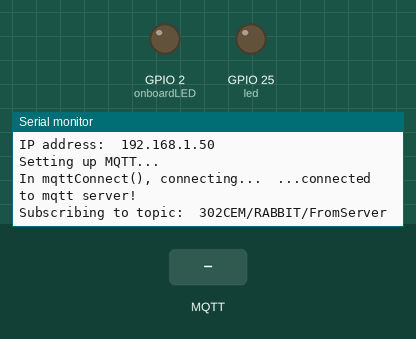
Simulated run of this program. Board: ESP32. Parts: output pins drawn as LEDs (lit = HIGH), the last lines printed to the serial monitor. The test bench sets the inputs (shaded band). WiFi joins after 1.5 s; servers stay silent unless stated; no MQTT or app messages arrive unless stated.

Above: at 2.7 s.
2.8 s: MQTT message "light" arrives on the first subscribed topic
At 3.9 s:
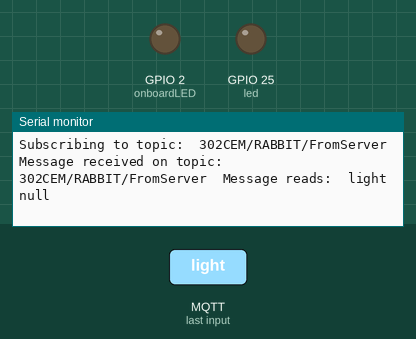
4.3 s: MQTT message "1" arrives on the first subscribed topic
At 4.9 s:
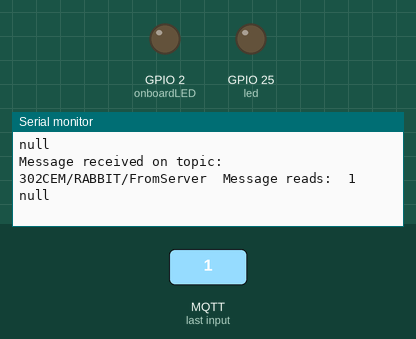
6.5 s: MQTT message "on" arrives on the first subscribed topic
At 7.9 s:
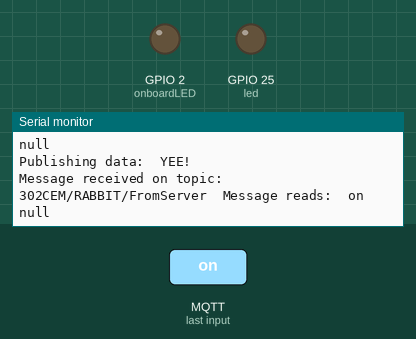

The program:

main.cpp
```cpp
// Chris Bass - Coventry University
// 13/04/2019
// Secure encrypted MQTT with TLS/SSL using the ESP32 esp32doit-devkit-v1
// main.cpp
// This program provides an example of sending and receiving data via the MQTT publish-subscribe protocol

#include <Arduino.h>
#include <ArduinoJson.h>
#include <analogWrite.h>

#include <WiFi.h>
#include <WiFiClientSecure.h>
#include <PubSubClient.h>

#include "mqttcert.h"


int led = 25;
int sensor = 33;
String dataToSend;
int sensorval = 0;
int valueReturned;
int val = 0;
//int valueRecieved;


//int valueToReturn();
//String functionToReturnValStatus();


WiFiClientSecure espClient;
PubSubClient mqttClient(espClient);

long lastMsgTimer = 0;
const int onboardLED = 2; // GPIO2 (D2) on the DOIT-ESP32-DevKitV1
const int LEDLightPort = 32;

// The receivedCallback() function will be invoked when this client receives data about the subscribed topic:
 void receivedCallback(char* topic, byte* payload, unsigned int length)
 {
    Serial.print("\nMessage received on topic:  ");
    Serial.print(topic);
    Serial.print("  Message reads:  ");

    //Example json reading data and outputting to console
    DynamicJsonDocument doc(1024);
    String input = ((char *)payload);
    Serial.println(input);
    deserializeJson(doc, input);
    JsonObject obj = doc.as<JsonObject>();
    String somethingToMakeItRun = obj["type"];
    int state = obj["state"];
    Serial.println(somethingToMakeItRun);

    if(somethingToMakeItRun.equals("light")){
        switch(state){
            case 0: analogWrite(led, 0);
            break;
            case 1: analogWrite(led, 64);
            break;
            case 2: analogWrite(led, 127);
            break;
            case 3: analogWrite(led, 192);
            break;
            case 4: analogWrite(led, 255);
            break;
        }
    }

    Serial.println();
}

// The mqttConnect() function will attempt to connect to MQTT and subscribe to a topic feed:
void mqttConnect() {
    while (!mqttClient.connected()) {

        Serial.print("In mqttConnect(), connecting...  ");

        if (mqttClient.connect(MQTT_CLIENT_ID, MQTT_USERNAME.c_str(), MQTT_PASSWORD)) {
            Serial.println("...connected to mqtt server!");
            Serial.print("Subscribing to topic:  ");
            Serial.println(MQTT_TOPIC_NAME_SUBSCRIBE.c_str());

            // Subscribe topic with default QoS 0
            // Let's just subscribe to the same feed we are publishing to, to see if our message gets recorded.
            mqttClient.subscribe(MQTT_TOPIC_NAME_SUBSCRIBE.c_str());

        } else {
            Serial.println("...mqttConnect() failed, status code =");
            Serial.println(mqttClient.state());
            Serial.println("try again in 5 seconds...");
            delay(5000); // Wait 5 seconds before retrying
        }
    }
}

void setup() {
    pinMode(onboardLED, OUTPUT);
    pinMode(led, OUTPUT);
    pinMode(sensor, INPUT);
    //pinMode(LEDLightPort, OUTPUT);
    //digitalWrite(LEDLightPort, LOW);
    analogWriteResolution(led, 12);

    Serial.begin(9600);
    Serial.println();
    Serial.println();
    Serial.println("Hello MQTT program");
    Serial.print("Attempting to connect to WiFi SSID:  ");
    Serial.println(WIFI_SSID);
    Serial.print("Connecting");

    // We start by connecting to a WiFi network
    WiFi.begin(WIFI_SSID, WIFI_PASSWORD);

    while (WiFi.status() != WL_CONNECTED) {
        delay(500);
        Serial.print(".");
    }

    Serial.println("");
    Serial.println("WiFi connected");
    Serial.print("IP address:  ");
    Serial.println(WiFi.localIP());

    Serial.println("Setting up MQTT...");

    // We need a certificate in order to do a __secure__ TLS/SSL connection to our server
    espClient.setCACert(CA_CERT);

    // Port 1883 is reserved with IANA for use with MQTT.
    // TCP/IP port 8883 is also registered, for using MQTT over SSL.
    // help url:  http://www.iotsharing.com/2017/08/how-to-use-esp32-mqtts-with-mqtts-mosquitto-broker-tls-ssl.html
    mqttClient.setServer(MQTT_SERVER, 8883); // Port 8883 for MQTT over SSL.

    // The receivedCallback() function will be invoked when this client receives the subscribed topic:
    mqttClient.setCallback(receivedCallback);
}

void loop() {
    /*
    analogWrite(led, 255);
    delay(1000);
    analogWrite(led, 128);
    delay(1000);
    analogWrite(led, 40);
    delay(2500);
    analogWrite(led, 0);
    delay(1000);
    */
    mqttConnect();

    // this function will listen for incoming subscribed topic processes and invoke receivedCallback()
    mqttClient.loop();

    if(valueReturned == 1){

        sensorval = digitalRead(sensor);
        delay(5000);
        Serial.println(sensorval);


        if (sensorval == HIGH)
        {
        digitalWrite(led, HIGH);
        delay(1000);
        dataToSend = "Movement detected!";
        }

        else
        {
        digitalWrite(led, LOW);
        delay(100);
        dataToSend = "No movement detected!";
        }


    }

    else if(valueReturned == 0){

        dataToSend = "YEE!";
        digitalWrite(led, LOW);


    }

    // we send a reading every 10 secs
    // we count until 5 secs reached to avoid blocking program (instead of using delay())
    long now = millis();
    if (now - lastMsgTimer > 5000) {
        lastMsgTimer = now;


        // just convert time stamp to a c-string and send as data:
        // dataToSend could be a sensor reading instead
        Serial.println();
        Serial.print("Publishing data:  ");
        Serial.println(dataToSend);
        mqttClient.publish(MQTT_TOPIC_NAME_PUBLISH.c_str(), dataToSend.c_str());
    }
} 
```

mqttcert.h
```cpp
// Chris Bass - Coventry University
// 13/04/2019
// Secure encrypted MQTT with TLS/SSL using the ESP32 esp32doit-devkit-v1
// mqttcert.h
// Contains the login credentials and certificate for the mqtt.coventry.ac.uk server

#include <string>

// WiFi ssid and password, change it with your ssid and password:
const char* WIFI_SSID = "ECL-LEGO-ROBOTS";
const char* WIFI_PASSWORD = "9cjjp64270";

// MQTT IP address of the PC/raspberry where you installed MQTT Server:
const char* MQTT_SERVER = "mqtt.coventry.ac.uk";
const char* MQTT_CLIENT_ID = "safwatn";  // unique client ID for this device
const std::string MQTT_USERNAME = "302CEM";
const char* MQTT_PASSWORD = "n3fXXFZrjw";
// topic name must be in "username/topicname" for our server format, so concatenate strings
const std::string MQTT_TOPIC_NAME_PUBLISH   = MQTT_USERNAME + "/RABBIT/FromMicro";
const std::string MQTT_TOPIC_NAME_SUBSCRIBE = MQTT_USERNAME + "/RABBIT/FromServer";


// TLS/SSL certificate for encrypted mqtt:
const char* CA_CERT =
    "-----BEGIN CERTIFICATE-----\n" \
    "MIIFYDCCA0igAwIBAgIURFc0JFuBiZs18s64KztbpybwdSgwDQYJKoZIhvcNAQEL\n" \
    "BQAwSDELMAkGA1UEBhMCQk0xGTAXBgNVBAoTEFF1b1ZhZGlzIExpbWl0ZWQxHjAc\n" \
    "BgNVBAMTFVF1b1ZhZGlzIFJvb3QgQ0EgMiBHMzAeFw0xMjAxMTIxODU5MzJaFw00\n" \
    "MjAxMTIxODU5MzJaMEgxCzAJBgNVBAYTAkJNMRkwFwYDVQQKExBRdW9WYWRpcyBM\n" \
    "aW1pdGVkMR4wHAYDVQQDExVRdW9WYWRpcyBSb290IENBIDIgRzMwggIiMA0GCSqG\n" \
    "SIb3DQEBAQUAA4ICDwAwggIKAoICAQChriWyARjcV4g/Ruv5r+LrI3HimtFhZiFf\n" \
    "qq8nUeVuGxbULX1QsFN3vXg6YOJkApt8hpvWGo6t/x8Vf9WVHhLL5hSEBMHfNrMW\n" \
    "n4rjyduYNM7YMxcoRvynyfDStNVNCXJJ+fKH46nafaF9a7I6JaltUkSs+L5u+9ym\n" \
    "c5GQYaYDFCDy54ejiK2toIz/pgslUiXnFgHVy7g1gQyjO/Dh4fxaXc6AcW34Sas+\n" \
    "O7q414AB+6XrW7PFXmAqMaCvN+ggOp+oMiwMzAkd056OXbxMmO7FGmh77FOm6RQ1\n" \
    "o9/NgJ8MSPsc9PG/Srj61YxxSscfrf5BmrODXfKEVu+lV0POKa2Mq1W/xPtbAd0j\n" \
    "IaFYAI7D0GoT7RPjEiuA3GfmlbLNHiJuKvhB1PLKFAeNilUSxmn1uIZoL1NesNKq\n" \
    "IcGY5jDjZ1XHm26sGahVpkUG0CM62+tlXSoREfA7T8pt9DTEceT/AFr2XK4jYIVz\n" \
    "8eQQsSWu1ZK7E8EM4DnatDlXtas1qnIhO4M15zHfeiFuuDIIfR0ykRVKYnLP43eh\n" \
    "vNURG3YBZwjgQQvD6xVu+KQZ2aKrr+InUlYrAoosFCT5v0ICvybIxo/gbjh9Uy3l\n" \
    "7ZizlWNof/k19N+IxWA1ksB8aRxhlRbQ694Lrz4EEEVlWFA4r0jyWbYW8jwNkALG\n" \
    "cC4BrTwV1wIDAQABo0IwQDAPBgNVHRMBAf8EBTADAQH/MA4GA1UdDwEB/wQEAwIB\n" \
    "BjAdBgNVHQ4EFgQU7edvdlq/YOxJW8ald7tyFnGbxD0wDQYJKoZIhvcNAQELBQAD\n" \
    "ggIBAJHfgD9DCX5xwvfrs4iP4VGyvD11+ShdyLyZm3tdquXK4Qr36LLTn91nMX66\n" \
    "AarHakE7kNQIXLJgapDwyM4DYvmL7ftuKtwGTTwpD4kWilhMSA/ohGHqPHKmd+RC\n" \
    "roijQ1h5fq7KpVMNqT1wvSAZYaRsOPxDMuHBR//47PERIjKWnML2W2mWeyAMQ0Ga\n" \
    "W/ZZGYjeVYg3UQt4XAoeo0L9x52ID8DyeAIkVJOviYeIyUqAHerQbj5hLja7NQ4n\n" \
    "lv1mNDthcnPxFlxHBlRJAHpYErAK74X9sbgzdWqTHBLmYF5vHX/JHyPLhGGfHoJE\n" \
    "+V+tYlUkmlKY7VHnoX6XOuYvHxHaU4AshZ6rNRDbIl9qxV6XU/IyAgkwo1jwDQHV\n" \
    "csaxfGl7w/U2Rcxhbl5MlMVerugOXou/983g7aEOGzPuVBj+D77vfoRrQ+NwmNtd\n" \
    "dbINWQeFFSM51vHfqSYP1kjHs6Yi9TM3WpVHn3u6GBVv/9YUZINJ0gpnIdsPNWNg\n" \
    "KCLjsZWDzYWm3S8P52dSbrsvhXz1SnPnxT7AvSESBT/8twNJAlvIJebiVDj1eYeM\n" \
    "HVOyToV7BjjHLPj4sHKNJeV3UvQDHEimUF+IIDBu8oJDqz2XhOdT+yHBTw8imoa4\n" \
    "WSr2Rz0ZiC3oheGe7IUIarFsNMkd7EgrO3jtZsSOeWmD3n+M\n" \
    "-----END CERTIFICATE-----\n";
```

Measured:
- after the input at 2.8 s, the serial monitor: prints a new line at once (image 1)
- after the input at 4.3 s, the serial monitor: prints a new line at once (image 2)
- after the input at 6.5 s, the serial monitor: prints a new line at once (image 3)
